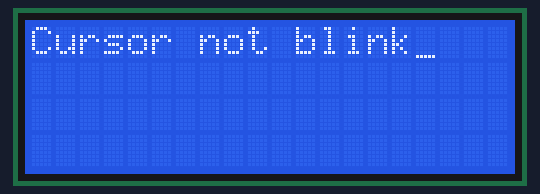
Bench run of a sketch on a simulated Arduino Nano, built with avr-gcc and run on an emulated ATmega328P. Shown: 20×4 character LCD.

Above: at 0.1 s.
At 3.2 s:
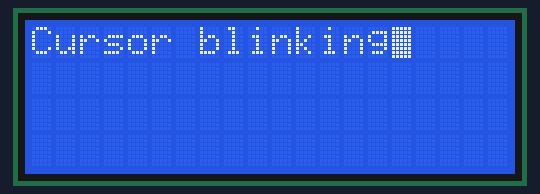

The sketch:

MyNanoLCDi2cBlink.ino
```cpp
#include <Wire.h>
#include <LiquidCrystal_I2C.h>

// Set the LCD address to 0x27 for a 16 chars and 2 line display
LiquidCrystal_I2C lcd(0x3F, 20, 4);

void setup()
{
	// initialize the LCD
	lcd.begin();
}

void loop()
{
	bool blinking = true;
	lcd.noCursor();
  lcd.cursor();

	while (1) {
		if (blinking) {
			lcd.clear();
      lcd.cursor();
      lcd.noBlink();
	  	lcd.print("Cursor not blink");
			blinking = false;
		} else {
			lcd.clear();
      lcd.cursor();
      lcd.blink();
			lcd.print("Cursor blinking");
			blinking = true;
		}
		delay(3000);
	}
}
```

Measured:
- what the display in image 1 shows lasts 3.0 s, from 3.1 s to 6.1 s
